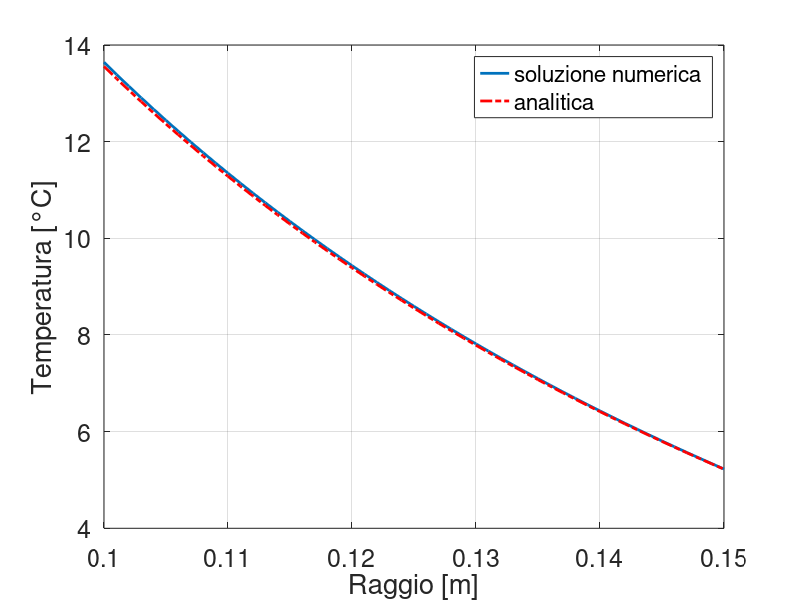

This figure's MATLAB source:
clc; clear; close all;

%% dati
Ta = 5; %°C
hh = 100; %W/m^2K
qq = 50; %W/m^2
rin = .1; %m
rout = .15; %m
kk = .2; %W/mK

%% griglia
dr = 1e-3;
rr = (rin:dr:rout)';
nn = length(rr);

%% AA
diag_s=1-dr./(rr);
diag_p=-2*ones(nn,1);
diag_i=1+dr./(rr);
BB = [[diag_s(2:end);0] diag_p [0;diag_i(1:end-1)]];
AA = spdiags(BB, -1:1, nn, nn);

%% bb
bb = zeros(nn,1);

%% coco
%neumann non omo
AA(1,2) = -1;
AA(1,1) = 1;
bb(1) = qq/kk*dr;

%robin
AA(end,end-1) = -1;
AA(end,end) = 1 + hh*dr/kk;
bb(end) = hh*Ta*dr/kk;

%% TT
TT = AA\bb;

%% analitica
C1 = -qq*rin^2/kk;
T2 = -kk/hh*C1/rout^2+Ta;
C2 = T2+C1/rout;
Tan = @(r) -C1./r + C2;

%% plotto
plot(rr, TT, 'linewidth', 2)
hold on
plot(rr, Tan(rr),'r-.', 'linewidth', 2)
legend('soluzione numerica', 'analitica')
grid on
set(gca, 'fontsize', 18)
xlabel('Raggio [m]')
ylabel('Temperatura [°C]')